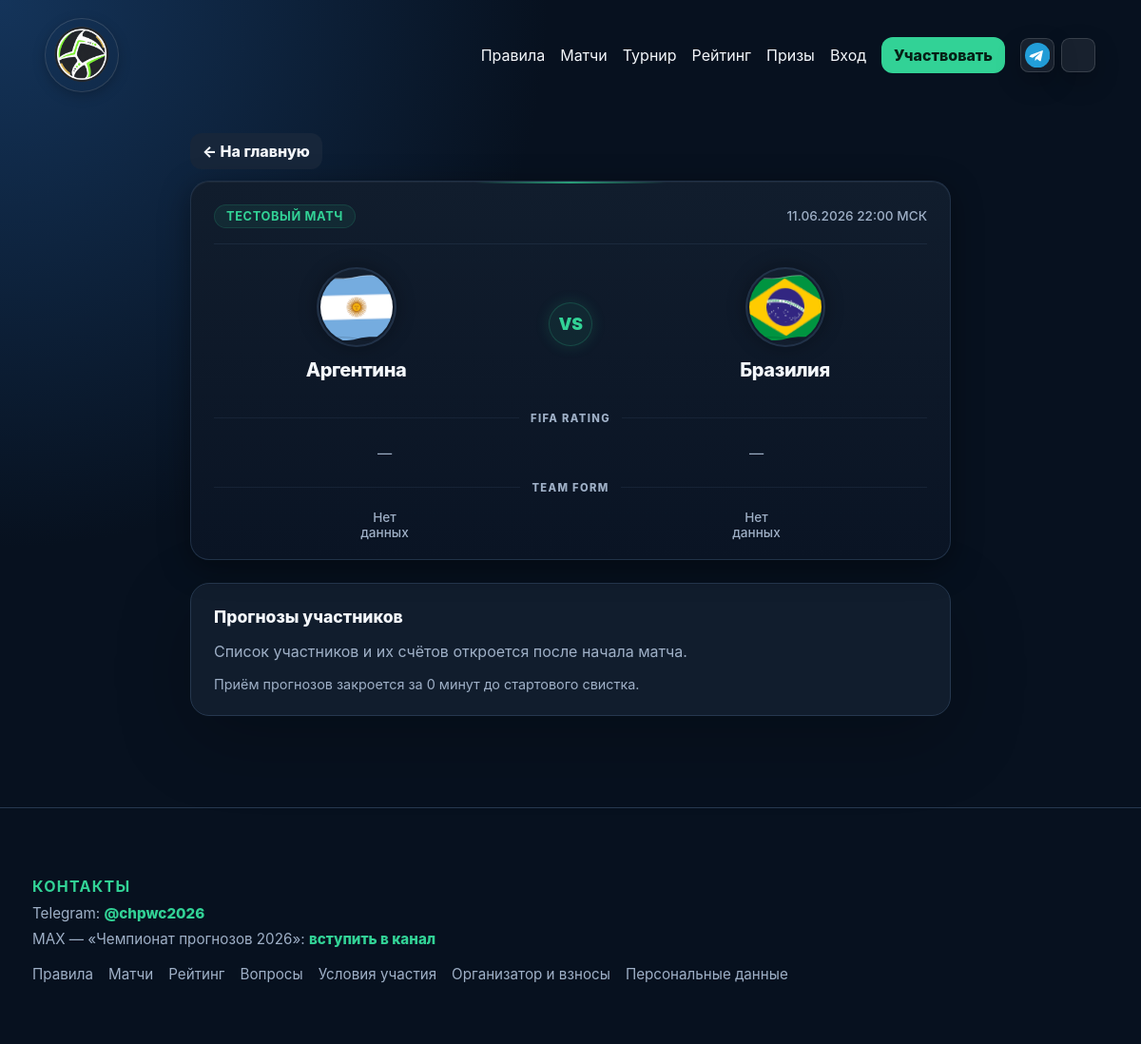
Page /match?id=1&from=home on the committed database.
### tables this page shows
CREATE TABLE matches (
    id INT UNSIGNED AUTO_INCREMENT PRIMARY KEY,
    stage VARCHAR(120) NOT NULL,
    bracket_code VARCHAR(20) NULL,
    home_team_id INT UNSIGNED NULL,
    away_team_id INT UNSIGNED NULL,
    placeholder_home VARCHAR(50) NULL,
    placeholder_away VARCHAR(50) NULL,
    starts_at DATETIME NOT NULL,
    home_score TINYINT UNSIGNED NULL,
    away_score TINYINT UNSIGNED NULL,
    status ENUM('scheduled', 'live', 'finished') NOT NULL DEFAULT 'scheduled',
    created_at DATETIME NOT NULL,
    updated_at DATETIME NOT NULL,
    INDEX matches_starts_at_idx (starts_at),
    CONSTRAINT matches_home_team_fk FOREIGN KEY (home_team_id) REFERENCES teams(id),
    CONSTRAINT matches_away_team_fk FOREIGN KEY (away_team_id) REFERENCES teams(id)
);

CREATE TABLE teams (
    id INT UNSIGNED AUTO_INCREMENT PRIMARY KEY,
    name VARCHAR(120) NOT NULL UNIQUE,
    code VARCHAR(12) NULL UNIQUE,
    group_name CHAR(1) NULL COMMENT 'Устарело: группы задаются в app/worldcup2026_groups.php',
    fifa_rank SMALLINT UNSIGNED NULL,
    brief_note VARCHAR(600) NULL,
    form_last5 VARCHAR(40) NULL,
    created_at DATETIME NOT NULL,
    updated_at DATETIME NOT NULL
);

### app/bootstrap.php (called while the page is built, shortened)
<?php
$config = require dirname(__DIR__) . '/config/config.php';
date_default_timezone_set($config['app']['timezone']);
function config(?string $key = null, $default = null)
{
    global $config;
    $value = $config;
    foreach (explode('.', $key) as $part) {
        if (!is_array($value) || !array_key_exists($part, $value)) {
            return $default;
        }
        $value = $value[$part];
    }
    return $value;
}
function db(): PDO
{
    static $pdo = null;
    if ($pdo instanceof PDO) {
        return $pdo;
    }
    $db = config('db');
    $dsn = sprintf(
        'mysql:host=%s;dbname=%s;charset=%s',
        $db['host'],
        $db['database'],
        $db['charset']
    );
    $pdo = new PDO($dsn, $db['username'], $db['password'], [
        PDO::ATTR_ERRMODE => PDO::ERRMODE_EXCEPTION,
        PDO::ATTR_DEFAULT_FETCH_MODE => PDO::FETCH_ASSOC,
        PDO::ATTR_EMULATE_PREPARES => false,
    ]);
    return $pdo;
}
function h(?string $value): string
{
    return htmlspecialchars((string) $value, ENT_QUOTES | ENT_SUBSTITUTE, 'UTF-8');
}
function view(string $template, array $data = []): void
{
    require dirname(__DIR__) . '/views/partials/layout.php';
}
require __DIR__ . '/domain.php';

### app/domain.php (called while the page is built, shortened)
<?php
require_once __DIR__ . '/worldcup2026_groups.php';
function find_match(int $id): ?array
{
    $stmt = db()->prepare(
        "SELECT m.*,
                ht.name AS home_team,
                at.name AS away_team,
                ht.code AS home_code,
                at.code AS away_code,
                ht.fifa_rank AS home_fifa_rank,
                ht.brief_note AS home_brief_note,
                ht.form_last5 AS home_form_last5,
                at.fifa_rank AS away_fifa_rank,
                at.brief_note AS away_brief_note,
                at.form_last5 AS away_form_last5
         FROM matches m
         JOIN teams ht ON ht.id = m.home_team_id
         JOIN teams at ON at.id = m.away_team_id
         WHERE m.id = ?
           AND m.home_team_id IS NOT NULL
           AND m.away_team_id IS NOT NULL
         LIMIT 1"
    );
    $stmt->execute([$id]);
    return $stmt->fetch() ?: null;
}
function match_started(array $match): bool
{
    return time() >= strtotime($match['starts_at']);
}
function match_back_navigation(): array
{
    $presets = [
        'matches' => ['url' => '/matches', 'label' => 'К расписанию'],
        'dashboard' => ['url' => '/dashboard#dashboard-predictions', 'label' => 'К прогнозам'],
        'home' => ['url' => '/#home-predictions', 'label' => 'На главную'],
        'tournament' => ['url' => '/tournament', 'label' => 'К турниру'],
        'my-scores' => ['url' => '/my-scores', 'label' => 'К моим очкам'],
        'rating' => ['url' => '/rating', 'label' => 'К рейтингу'],
    ];
    $from = trim((string) ($_GET['from'] ?? ''));
    if (isset($presets[$from])) {
        return $presets[$from];
    }
    return $presets['matches'];
}

### app/worldcup2026_groups.php (called while the page is built, shortened)
<?php
function worldcup2026_team_code(?string $code, string $name = ''): ?string
{
    if ($code !== null && $code !== '') {
        $u = strtoupper(trim($code));
        if (isset(WORLD_CUP_2026_TEAMS[$u])) {
            return $u;
        }
    }
    return null;
}
function worldcup2026_flag_path(?string $code, string $name = ''): ?string
{
    $resolved = worldcup2026_team_code($code, $name);
    return '/assets/flags/' . $resolved . '.svg';
}

### views/match.php (the view, shortened to what this page needs)
<?php
$matchBack = match_back_navigation();
$homeCode = $match['home_code'] ?? null;
$awayCode = $match['away_code'] ?? null;
$homeTeam = (string) $match['home_team'];
$awayTeam = (string) $match['away_team'];
$homeFlag = worldcup2026_flag_path($homeCode, $homeTeam);
$awayFlag = worldcup2026_flag_path($awayCode, $awayTeam);
$homeRank = $match['home_fifa_rank'] !== null && $match['home_fifa_rank'] !== '' ? (int) $match['home_fifa_rank'] : null;
$awayRank = $match['away_fifa_rank'] !== null && $match['away_fifa_rank'] !== '' ? (int) $match['away_fifa_rank'] : null;
$homeForm = trim((string) ($match['home_form_last5'] ?? ''));
$awayForm = trim((string) ($match['away_form_last5'] ?? ''));
if (!function_exists('match_page_render_form_badges')) {
    function match_page_render_form_badges(string $formString): string {
        if ($formString === '') {
            return '<span class="form-badge form-badge--empty">Нет данных</span>';
        }
        $html = '<div class="form-badges-row">';
        $html .= '</div>';
        return $html;
    }
}
?>
<div class="match-page-container">
    <p class="page-back-row">
        <a class="button small secondary" href="<?= h($matchBack['url']) ?>">← <?= h($matchBack['label']) ?></a>
    </p>
    <div class="card match-dashboard-card">
        <div class="match-dashboard-header">
            <span class="match-dashboard-stage"><?= h($match['stage']) ?></span>
            <span class="match-dashboard-time"><?= h(date('d.m.Y H:i', strtotime($match['starts_at']))) ?> МСК</span>
        </div>
        <div class="match-duel">
            <div class="match-team-profile match-team-profile--home">
                <div class="match-flag-wrapper">
                    <?php if ($homeFlag): ?>
                        <img class="match-dashboard-flag" src="<?= h($homeFlag) ?>" alt="<?= h($homeTeam) ?>" decoding="async">
                    <?php endif; ?>
                </div>
                <h2 class="match-team-name"><?= h($homeTeam) ?></h2>
            </div>
            <div class="match-vs-score">
                <?php if ($match['home_score'] !== null): ?>
                    <div class="match-score-display">
                        <span class="score-num"><?= (int) $match['home_score'] ?></span>
                        <span class="score-colon">:</span>
                        <span class="score-num"><?= (int) $match['away_score'] ?></span>
                    </div>
                <?php else: ?>
                    <div class="match-vs-badge">VS</div>
                <?php endif; ?>
            </div>
            <div class="match-team-profile match-team-profile--away">
                <div class="match-flag-wrapper">
                    <?php if ($awayFlag): ?>
                        <img class="match-dashboard-flag" src="<?= h($awayFlag) ?>" alt="<?= h($awayTeam) ?>" decoding="async">
                    <?php endif; ?>
                </div>
                <h2 class="match-team-name"><?= h($awayTeam) ?></h2>
            </div>
        </div>
        <div class="match-stats-section">
            <div class="match-section-divider">
                <span>FIFA RATING</span>
            </div>
            <div class="match-stats-row">
                <div class="match-stat-value">
                    <?= $homeRank !== null ? '<strong>' . $homeRank . '</strong> <small>место</small>' : '<span class="muted">—</span>' ?>
                </div>
                <div class="match-stat-value">
                    <?= $awayRank !== null ? '<strong>' . $awayRank . '</strong> <small>место</small>' : '<span class="muted">—</span>' ?>
                </div>
            </div>
            <div class="match-section-divider">
                <span>TEAM FORM</span>
            </div>
            <div class="match-stats-row">
                <div class="match-stat-value">
                    <?= match_page_render_form_badges($homeForm) ?>
                </div>
                <div class="match-stat-value">
                    <?= match_page_render_form_badges($awayForm) ?>
                </div>
            </div>
        </div>
    </div>
    <div class="card match-predictions-card">
        <h2>Прогнозы участников</h2>
        <?php if (!match_started($match)): ?>
            <p class="muted">Список участников и их счётов откроется после начала матча.</p>
            <p class="muted small-print">Приём прогнозов закроется за <?= (int) config('app.prediction_lock_minutes') ?> минут до стартового свистка.</p>
        <?php elseif (!$predictions): ?>
            <p class="muted">На этот матч пока нет прогнозов.</p>
        <?php endif; ?>
    </div>
</div>

### rows in the picture
matches: stage "ТЕСТОВЫЙ МАТЧ", starts_at "11.06.2026 22:00", home_team.name "Аргентина", away_team.name "Бразилия"

### other values in the picture
$matchBack['label'] "На главную"
config('app.prediction_lock_minutes') "0"
contest_max_channel_name() "Чемпионат прогнозов 2026"
